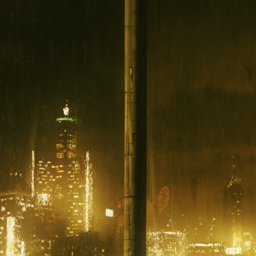
#> input picture dzi/t_files/10/0_0.png, 256 x 256 px
$ python opencv.py dzi/t_files/10/0_0.png 1.0 1.0
#> lines starting #> are read from the running program, lines starting #| are printed output that depends on the picture; after the words box and inside, x2 and y2 are one past the last pixel; in counts of white or black regions, pixels touching at a corner belong together
#!/usr/bin/env python

from cv2.cv import *
import sys
import cv2
import numpy as np

# /home/sawn/Studium/Master/microservices/AnnotationService/opencv.py
# dzi/TCGA_files/18/286_74.jpeg 36 152

debug = 0

if(debug):
    img = cv2.imread("dzi/66063_files/17/108_49.jpeg")
    x = 20
    y = 20
else:
    img = cv2.imread(sys.argv[1])
#> img is the input picture: shape (256, 256, 3); mean B, G, R 18.9, 61.7, 77.3
    img2 = cv2.imread(sys.argv[1])
    origX = float(sys.argv[2]);
    origY = float(sys.argv[3]);
    x = int(origX) % 256
    y = int(origY) % 256
# cv2.line(img,(x,y-10), (x,y+10), (0,0,0), 2)
# cv2.line(img,(x-10,y), (x+10,y), (0,0,0), 2)
gray_image = cv2.cvtColor(img, cv2.COLOR_BGR2GRAY)
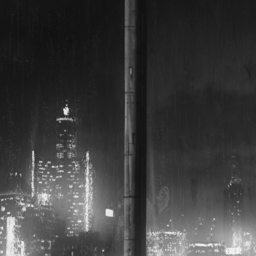
#> gray_image: shape (256, 256); min 14, max 247, mean 61.5


sigma = 0.33
v = np.median(img)
#> v = 38
blur = cv2.GaussianBlur(gray_image,(3,3),0)
# apply automatic Canny edge detection using the computed median
lower = int(max(0, (1.0 - sigma) * v))
#> lower = 25
upper = int(min(255, (1.0 + sigma) * v))
#> upper = 50
edged = cv2.Canny(blur, lower, upper)
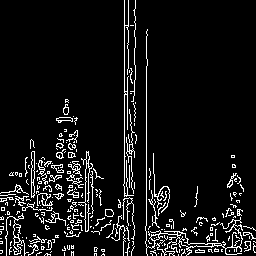
#> edged: shape (256, 256); 7.9% white in thin lines or dots

contours, hierarchy = cv2.findContours(edged,cv2.RETR_TREE,cv2.CHAIN_APPROX_SIMPLE)
#> contours = 345 contours, 310 with area under 20; largest, box (x1, y1, x2, y2) and area: (145, 29, 243, 256) 300, (177, 233, 213, 248) 146, (31, 151, 35, 198) 121, (5, 213, 29, 256) 91, (31, 151, 35, 183) 82
hulls = []

for contour in contours:
    hull = cv2.convexHull(contour)
    hulls.append(hull)
#> this loop made 345 passes
#> hull on passes 1, 4, 5: [[21, 255]], [[158, 253]], [[150, 253], [151, 253], [152, 254], [152, 255]]
#> after the loop, hulls = 345 contours, 268 with area under 20; largest, box (x1, y1, x2, y2) and area: (145, 29, 243, 256) 12643, (123, 0, 134, 197) 1372, (5, 213, 29, 256) 799, (78, 151, 93, 232) 786, (153, 153, 170, 213) 549

    # Otsu's thresholding after Gaussian filtering
# blur = cv2.GaussianBlur(gray_image,(5,5),0)
# ret,binary_img = cv2.threshold(blur,0,255,cv2.THRESH_BINARY+cv2.THRESH_OTSU)
# contours, hierarchy = cv2.findContours(binary_img,cv2.RETR_TREE,cv2.CHAIN_APPROX_SIMPLE)


for index in range(0, len(contours)):
    # inside = cv2.pointPolygonTest(contours[index], (x,y), 0)
    # if(/inside >= 0):
    cv2.drawContours(img, contours, index, (0,255,0), 1)
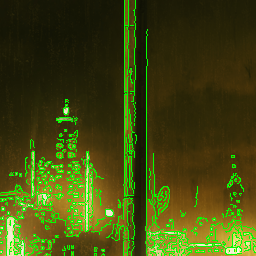
#> img: shape (256, 256, 3); 7.92% of pixels changed, all inside (x1, y1, x2, y2) = (0, 0, 256, 256)

cv2.imshow('image',img)
cv2.waitKey(0)
cv2.destroyAllWindows()

$ run again, on dzi/t_files/10/0_2.png
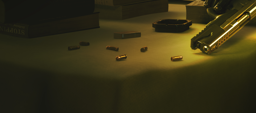
#> input picture dzi/t_files/10/0_2.png, 256 x 113 px
#> img is the input picture: shape (113, 256, 3); mean B, G, R 22.1, 49.2, 55.2
#> v = 33
#> lower = 22
#> upper = 43
#> `edged = cv2.Canny(blur, lower, upper)`:
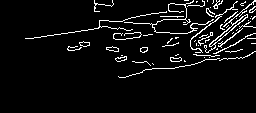
#> edged: shape (113, 256); 5.9% white in thin lines or dots, all inside (x1, y1, x2, y2) = (25, 0, 256, 78)
#> contours = 71 contours, 57 with area under 20; largest, box (x1, y1, x2, y2) and area: (204, 0, 256, 53) 174, (209, 14, 248, 47) 104, (106, 46, 119, 52) 38, (170, 57, 182, 62) 36, (106, 46, 119, 52) 36
#> the loop `for contour in contours:` made 71 passes
#> hull on passes 2, 5, 6, 13, 22, 28, 31, 32: [[132, 61], [146, 61], [150, 65], [135, 62]], [[209, 57]], [[204, 57]], [[178, 54], [176, 55], [175, 55], [177, 54]], [[198, 45]], [[195, 40], [194, 41]], [[172, 38], [167, 43], [167, 42], [171, 38]], [[178, 37], [176, 38], [175, 38], [175, 37]]
#> after the loop `for contour in contours:`: hulls = 71 contours, 41 with area under 20; largest, box (x1, y1, x2, y2) and area: (124, 0, 214, 34) 1784, (25, 11, 167, 39) 1174, (190, 1, 238, 53) 818, (204, 0, 256, 53) 580, (118, 58, 220, 78) 327
#> the loop `for index in range(0, len(contours)):` made 71 passes
#> after the loop `for index in range(0, len(contours)):`:
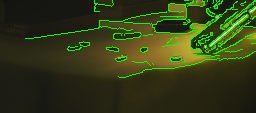
#> img: shape (113, 256, 3); 5.93% of pixels changed, all inside (x1, y1, x2, y2) = (25, 0, 256, 78)
